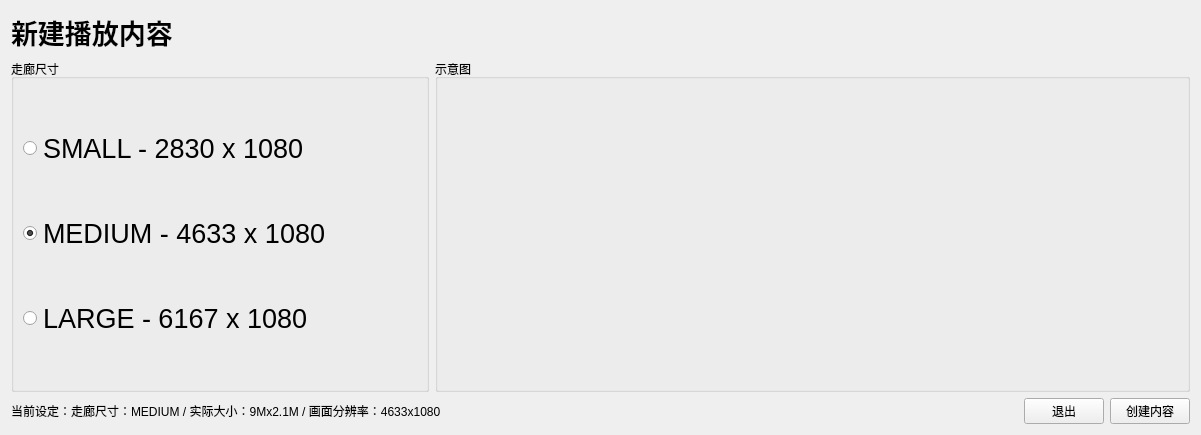
<?xml version="1.0" encoding="UTF-8"?>
<ui version="4.0">
 <class>PageWelcome</class>
 <widget class="QWidget" name="PageWelcome">
  <property name="geometry">
   <rect>
    <x>0</x>
    <y>0</y>
    <width>1201</width>
    <height>435</height>
   </rect>
  </property>
  <property name="windowTitle">
   <string>Form</string>
  </property>
  <layout class="QVBoxLayout" name="verticalLayout" stretch="1,8,0">
   <item>
    <widget class="QLabel" name="labelNewContent">
     <property name="font">
      <font>
       <pointsize>20</pointsize>
       <bold>true</bold>
      </font>
     </property>
     <property name="text">
      <string>新建播放内容</string>
     </property>
    </widget>
   </item>
   <item>
    <layout class="QHBoxLayout" name="horizontalLayoutSettings" stretch="0,0">
     <item>
      <widget class="QGroupBox" name="groupBoxHallSize">
       <property name="styleSheet">
        <string notr="true">/*
QRadioButton::indicator {
	width: 20px;
	height: 20px;
	border-radius: 10px;
	border-style: solid;
	border-color: white;
	border-width: 1px;
	background-color: white
}

QRadioButton::indicator::checked {
	background-color: grey
}
*/</string>
       </property>
       <property name="title">
        <string>走廊尺寸</string>
       </property>
       <layout class="QHBoxLayout" name="horizontalLayout">
        <item>
         <layout class="QVBoxLayout" name="verticalLayoutSizeRadio">
          <item>
           <widget class="QRadioButton" name="radioButtonSmall">
            <property name="font">
             <font>
              <pointsize>20</pointsize>
             </font>
            </property>
            <property name="text">
             <string>SMALL - 2830 x 1080</string>
            </property>
           </widget>
          </item>
          <item>
           <widget class="QRadioButton" name="radioButtonMedium">
            <property name="font">
             <font>
              <pointsize>20</pointsize>
             </font>
            </property>
            <property name="text">
             <string>MEDIUM - 4633 x 1080</string>
            </property>
            <property name="checked">
             <bool>true</bool>
            </property>
           </widget>
          </item>
          <item>
           <widget class="QRadioButton" name="radioButtonLarge">
            <property name="font">
             <font>
              <pointsize>20</pointsize>
             </font>
            </property>
            <property name="text">
             <string>LARGE - 6167 x 1080</string>
            </property>
           </widget>
          </item>
         </layout>
        </item>
       </layout>
      </widget>
     </item>
     <item>
      <widget class="QGroupBox" name="groupBox">
       <property name="title">
        <string>示意图</string>
       </property>
       <layout class="QHBoxLayout" name="horizontalLayout_2">
        <item>
         <widget class="QLabel" name="labelPreview">
          <property name="minimumSize">
           <size>
            <width>731</width>
            <height>128</height>
           </size>
          </property>
          <property name="maximumSize">
           <size>
            <width>731</width>
            <height>128</height>
           </size>
          </property>
          <property name="text">
           <string/>
          </property>
          <property name="pixmap">
           <pixmap resource="../../../res/resources.qrc">:/images/images/AVP_Medium.jpg</pixmap>
          </property>
          <property name="scaledContents">
           <bool>true</bool>
          </property>
          <property name="wordWrap">
           <bool>false</bool>
          </property>
          <property name="openExternalLinks">
           <bool>false</bool>
          </property>
         </widget>
        </item>
       </layout>
      </widget>
     </item>
    </layout>
   </item>
   <item>
    <layout class="QHBoxLayout" name="horizontalLayoutButtons">
     <item>
      <widget class="QLabel" name="labelInfo">
       <property name="text">
        <string>当前设定：走廊尺寸：MEDIUM / 实际大小：9Mx2.1M / 画面分辨率：4633x1080</string>
       </property>
      </widget>
     </item>
     <item>
      <spacer name="horizontalSpacer">
       <property name="orientation">
        <enum>Qt::Horizontal</enum>
       </property>
       <property name="sizeHint" stdset="0">
        <size>
         <width>40</width>
         <height>20</height>
        </size>
       </property>
      </spacer>
     </item>
     <item>
      <widget class="QPushButton" name="pushButtonExit">
       <property name="text">
        <string>退出</string>
       </property>
      </widget>
     </item>
     <item>
      <widget class="QPushButton" name="pushButtonNext">
       <property name="text">
        <string>创建内容</string>
       </property>
      </widget>
     </item>
    </layout>
   </item>
  </layout>
 </widget>
 <resources>
  <include location="../../../res/resources.qrc"/>
 </resources>
 <connections/>
</ui>
